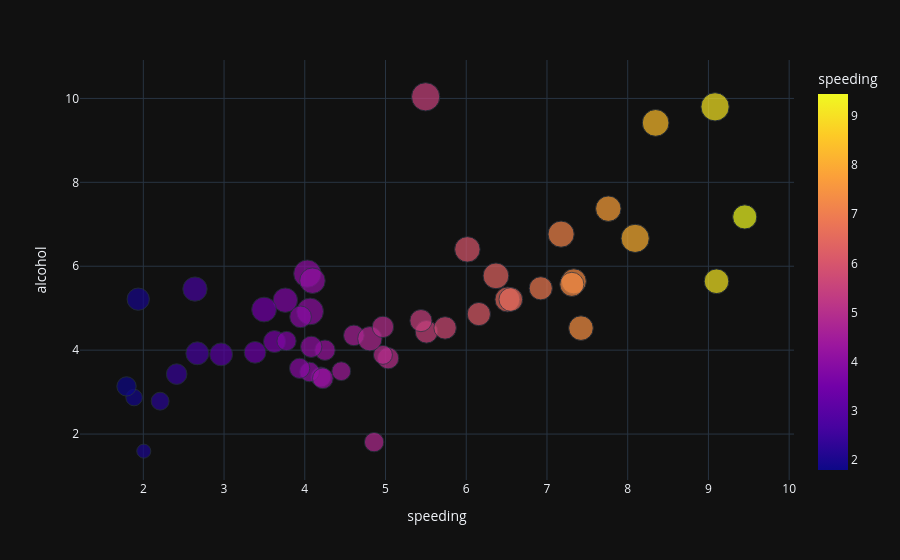

Notebook cell for this chart:
### Code cell
scatter=px.scatter(df,x='speeding',y='alcohol',
                    color='speeding',size='total',
                    template='plotly_dark')
scatter.show()
